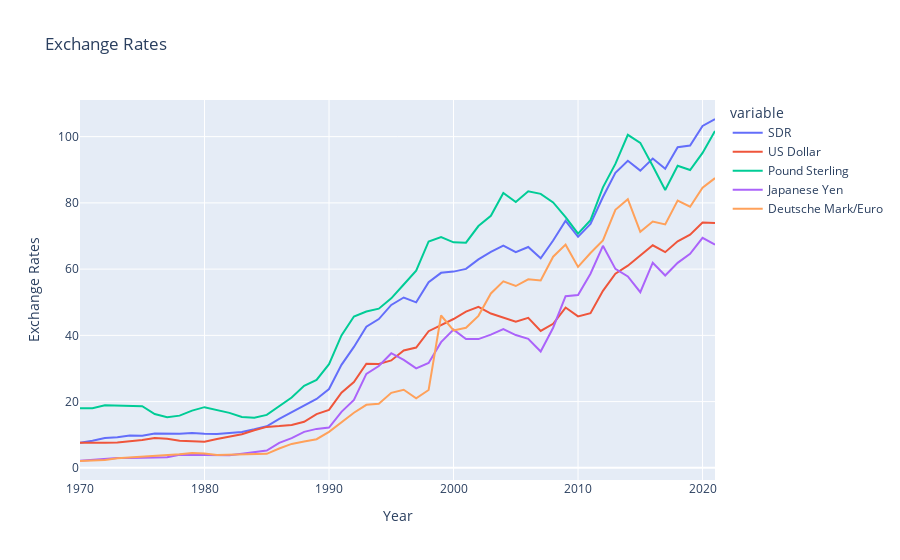

Write notebook code for a chart like this one.
### Markdown cell above
# Exchange Rates

### Code cell
exchange_rates = pd.read_csv("Final/exchange_rates_final.csv")
title="Exchange Rates"
fig = px.line(exchange_rates, x='Year', y=[ 'SDR', 'US Dollar', 'Pound Sterling', 'Japanese Yen',
       'Deutsche Mark/Euro'], title=title)
fig.update_layout(xaxis_title='Year', yaxis_title='Exchange Rates')

fig.show()

### Figure 1 — Plotly figure (JSON) as saved in the notebook; plotly's stock layout.template omitted (floating-point values rounded to 4 significant figures)
{"data": [{"hovertemplate": "variable=SDR<br>Year=%{x}<br>value=%{y}<extra></extra>", "legendgroup": "SDR", "line": {"color": "#636efa", "dash": "solid"}, "marker": {"symbol": "circle"}, "mode": "lines", "name": "SDR", "orientation": "v", "showlegend": true, "type": "scatter", "x": [1970, 1971, 1972, 1973, 1974, 1975, 1976, 1977, 1978, 1979, 1980, 1981, 1982, 1983, 1984, 1985, 1986, 1987, 1988, 1989, 1990, 1991, 1992, 1993, 1994, 1995, 1996, 1997, 1998, 1999, 2000, 2001, 2002, 2003, 2004, 2005, 2006, 2007, 2008, 2009, 2010, 2011, 2012, 2013, 2014, 2015, 2016, 2017, 2018, 2019, 2020, 2021], "xaxis": "x", "y": [7.59, 8.16, 9.008, 9.229, 9.759, 9.704, 10.4, 10.23, 10.28, 10.53, 10.26, 10.24, 10.48, 10.83, 11.65, 12.56, 14.81, 16.76, 18.7, 20.79, 23.79, 31.09, 36.51, 42.63, 44.93, 49.18, 51.44, 49.96, 56.03, 58.88, 59.25, 60.08, 62.95, 65.22, 67.11, 65.14, 66.68, 63.27, 68.65, 74.59, 69.75, 73.64, 81.79, 89.06, 92.73, 89.75, 93.4, 90.3, 96.78, 97.29, 103.2, 105.3], "yaxis": "y"}, {"hovertemplate": "variable=US Dollar<br>Year=%{x}<br>value=%{y}<extra></extra>", "legendgroup": "US Dollar", "line": {"color": "#EF553B", "dash": "solid"}, "marker": {"symbol": "circle"}, "mode": "lines", "name": "US Dollar", "orientation": "v", "showlegend": true, "type": "scatter", "x": [1970, 1971, 1972, 1973, 1974, 1975, 1976, 1977, 1978, 1979, 1980, 1981, 1982, 1983, 1984, 1985, 1986, 1987, 1988, 1989, 1990, 1991, 1992, 1993, 1994, 1995, 1996, 1997, 1998, 1999, 2000, 2001, 2002, 2003, 2004, 2005, 2006, 2007, 2008, 2009, 2010, 2011, 2012, 2013, 2014, 2015, 2016, 2017, 2018, 2019, 2020, 2021], "xaxis": "x", "y": [7.567, 7.524, 7.556, 7.674, 8.037, 8.406, 9.002, 8.762, 8.213, 8.147, 7.88, 8.693, 9.492, 10.14, 11.37, 12.36, 12.61, 12.96, 13.91, 16.22, 17.5, 22.69, 25.92, 31.45, 31.37, 32.42, 35.43, 36.32, 41.27, 43.05, 44.94, 47.19, 48.6, 46.58, 45.32, 44.1, 45.31, 41.35, 43.5, 48.4, 45.73, 46.67, 53.44, 58.6, 61.03, 64.15, 67.2, 65.12, 68.39, 70.42, 74.1, 73.92], "yaxis": "y"}, {"hovertemplate": "variable=Pound Sterling<br>Year=%{x}<br>value=%{y}<extra></extra>", "legendgroup": "Pound Sterling", "line": {"color": "#00cc96", "dash": "solid"}, "marker": {"symbol": "circle"}, "mode": "lines", "name": "Pound Sterling", "orientation": "v", "showlegend": true, "type": "scatter", "x": [1970, 1971, 1972, 1973, 1974, 1975, 1976, 1977, 1978, 1979, 1980, 1981, 1982, 1983, 1984, 1985, 1986, 1987, 1988, 1989, 1990, 1991, 1992, 1993, 1994, 1995, 1996, 1997, 1998, 1999, 2000, 2001, 2002, 2003, 2004, 2005, 2006, 2007, 2008, 2009, 2010, 2011, 2012, 2013, 2014, 2015, 2016, 2017, 2018, 2019, 2020, 2021], "xaxis": "x", "y": [18, 18, 18.89, 18.8, 18.8, 18.61, 16.25, 15.29, 15.76, 17.28, 18.32, 17.54, 16.6, 15.37, 15.15, 15.99, 18.49, 21.24, 24.77, 26.55, 31.28, 39.99, 45.71, 47.22, 48.05, 51.17, 55.35, 59.53, 68.35, 69.68, 68.08, 67.98, 73.0, 76.1, 83.0, 80.25, 83.51, 82.72, 80.14, 75.73, 70.69, 74.77, 84.7, 91.77, 100.5, 98.13, 91.12, 83.88, 91.22, 89.94, 95.09, 101.7], "yaxis": "y"}, {"hovertemplate": "variable=Japanese Yen<br>Year=%{x}<br>value=%{y}<extra></extra>", "legendgroup": "Japanese Yen", "line": {"color": "#ab63fa", "dash": "solid"}, "marker": {"symbol": "circle"}, "mode": "lines", "name": "Japanese Yen", "orientation": "v", "showlegend": true, "type": "scatter", "x": [1970, 1971, 1972, 1973, 1974, 1975, 1976, 1977, 1978, 1979, 1980, 1981, 1982, 1983, 1984, 1985, 1986, 1987, 1988, 1989, 1990, 1991, 1992, 1993, 1994, 1995, 1996, 1997, 1998, 1999, 2000, 2001, 2002, 2003, 2004, 2005, 2006, 2007, 2008, 2009, 2010, 2011, 2012, 2013, 2014, 2015, 2016, 2017, 2018, 2019, 2020, 2021], "xaxis": "x", "y": [2.158, 2.482, 2.781, 3, 3, 3, 3, 3.17, 3.92, 3.92, 3.83, 3.96, 3.82, 4.26, 4.79, 5.22, 7.54, 8.98, 10.87, 11.76, 12.16, 16.92, 20.48, 28.36, 30.74, 34.62, 32.6, 30.05, 31.66, 37.96, 41.73, 38.87, 38.87, 40.2, 41.89, 40.1, 38.98, 35.13, 42.31, 51.81, 52.17, 58.62, 67.03, 60.08, 57.79, 53.02, 61.93, 58.07, 61.9, 64.62, 69.45, 67.38], "yaxis": "y"}, {"hovertemplate": "variable=Deutsche Mark/Euro<br>Year=%{x}<br>value=%{y}<extra></extra>", "legendgroup": "Deutsche Mark/Euro", "line": {"color": "#FFA15A", "dash": "solid"}, "marker": {"symbol": "circle"}, "mode": "lines", "name": "Deutsche Mark/Euro", "orientation": "v", "showlegend": true, "type": "scatter", "x": [1970, 1971, 1972, 1973, 1974, 1975, 1976, 1977, 1978, 1979, 1980, 1981, 1982, 1983, 1984, 1985, 1986, 1987, 1988, 1989, 1990, 1991, 1992, 1993, 1994, 1995, 1996, 1997, 1998, 1999, 2000, 2001, 2002, 2003, 2004, 2005, 2006, 2007, 2008, 2009, 2010, 2011, 2012, 2013, 2014, 2015, 2016, 2017, 2018, 2019, 2020, 2021], "xaxis": "x", "y": [2.067, 2.145, 2.37, 2.896, 3.111, 3.417, 3.575, 3.777, 4.098, 4.448, 4.343, 3.851, 3.913, 3.976, 3.998, 4.228, 5.841, 7.221, 7.93, 8.644, 10.87, 13.7, 16.64, 19.03, 19.37, 22.66, 23.57, 20.99, 23.51, 46.0, 41.49, 42.29, 45.89, 52.66, 56.33, 54.9, 56.93, 56.6, 63.74, 67.39, 60.67, 64.88, 68.67, 77.9, 81.12, 71.24, 74.38, 73.51, 80.71, 78.85, 84.57, 87.48], "yaxis": "y"}], "layout": {"legend": {"title": {"text": "variable"}, "tracegroupgap": 0}, "title": {"text": "Exchange Rates"}, "xaxis": {"anchor": "y", "domain": [0, 1], "title": {"text": "Year"}}, "yaxis": {"anchor": "x", "domain": [0, 1], "title": {"text": "Exchange Rates"}}}}
